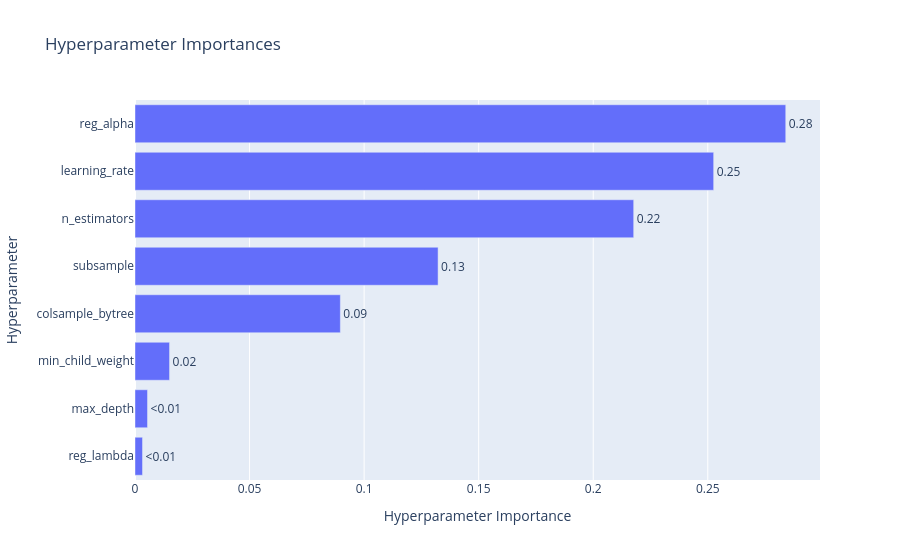

The notebook cell saved with this chart:
### Code cell
plot_param_importances(study_xgb)

### Figure 1 — Plotly figure (JSON) as saved in the notebook; plotly's stock layout.template omitted (floating-point values rounded to 4 significant figures)
{"data": [{"cliponaxis": false, "hovertemplate": ["reg_lambda (FloatDistribution): 0.0032840224716641805<extra></extra>", "max_depth (IntDistribution): 0.005463032603052704<extra></extra>", "min_child_weight (IntDistribution): 0.015081522564671712<extra></extra>", "colsample_bytree (FloatDistribution): 0.08962893558017303<extra></extra>", "subsample (FloatDistribution): 0.13228616411077823<extra></extra>", "n_estimators (IntDistribution): 0.2176594319265527<extra></extra>", "learning_rate (FloatDistribution): 0.25256756704376676<extra></extra>", "reg_alpha (FloatDistribution): 0.2840293236993406<extra></extra>"], "name": "Objective Value", "orientation": "h", "text": ["<0.01", "<0.01", "0.02", "0.09", "0.13", "0.22", "0.25", "0.28"], "textposition": "outside", "type": "bar", "x": [0.003284, 0.005463, 0.01508, 0.08963, 0.1323, 0.2177, 0.2526, 0.284], "y": ["reg_lambda", "max_depth", "min_child_weight", "colsample_bytree", "subsample", "n_estimators", "learning_rate", "reg_alpha"]}], "layout": {"title": {"text": "Hyperparameter Importances"}, "xaxis": {"title": {"text": "Hyperparameter Importance"}}, "yaxis": {"title": {"text": "Hyperparameter"}}}}
